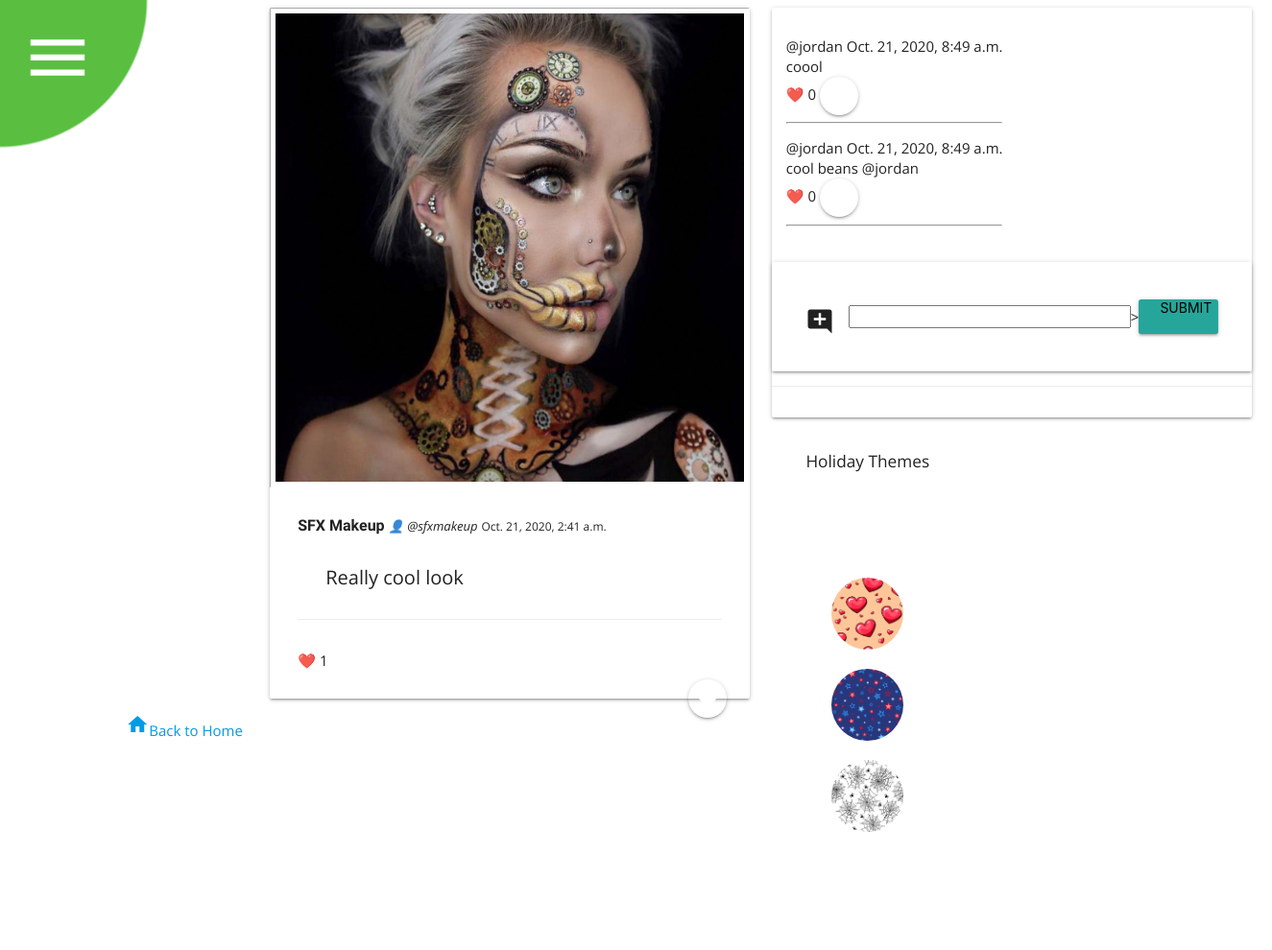
Screenshot of /post/5/ (signed in) with the database file from the repository.
### post/models.py (models this page shows, shortened)
class Post(models.Model):
    photo = models.ImageField(upload_to="image")
    caption = models.CharField(max_length=250)
    date = models.DateTimeField(default=timezone.now)
    location = models.CharField(max_length=100, null=True, blank=True)
    likes = models.IntegerField(default=0)
    author = models.ForeignKey(InstaUser, on_delete=models.CASCADE)

class Comment(models.Model):
    post = models.ForeignKey(Post, on_delete=models.CASCADE)
    creator = models.ForeignKey(InstaUser, on_delete=models.CASCADE)
    text = models.TextField()
    date = models.DateTimeField(default=timezone.now)
    likes = models.IntegerField(default=0)
    dislikes = models.IntegerField(default=0)

### instauser/models.py (models this page shows)
class InstaUser(AbstractUser):
    display_name = models.CharField(max_length=40, unique=False)
    bio = models.CharField(max_length=100, blank=True, null=True)
    followers = models.ManyToManyField("self", symmetrical=False, blank=True, default='self')
    profile_pic = models.ImageField(upload_to='image', default='/media/image/default.jpg')
    email = models.EmailField(blank=True, null=True)
    REQUIRED_FIELDS = ['display_name']
    def __str__(self):
        return f"@{self.username}"

### post/views.py (the view, shortened to what this page needs)
# urls.py: path('post/<int:postid>/', PostDetailView, name='post_details'),
@login_required
def PostDetailView(request, postid):
    form = CommentForm
    comments = Comment.objects.filter(post=postid)
    post = Post.objects.get(pk=postid)
    return render(request, 'details.html', {'post':post, 'form':form, 'comments':comments})

### templates/details.html (shortened to what this page needs)
<html lang="en" id="htmltag" class="theme-vanilla">
{% include './partials/head.html' %}
<body id="body">
    <div >
        {% include './blobmenu.html' %}
    </div>
    <div id="details-background">
        <div class="row">
            <div class="col s12 m6">
                <div id="left" class="card">
                    <div class="card-image">
                        <img class="card-image postpic" src="{{ post.photo.url }}" alt="photo">
                    </div>
                    <div class="card-content">
                        <p class="display_name">{{ post.author.display_name }}</p>
                        <p class="username">👤 @{{ post.author.username }}</p>
                        <p class="date">{{ post.date }}</p>
                        <div class="card-content">
                            <p class="caption">{{ post.caption }}</p>
                        </div>
                        <div class="card-action"></div>
                        <p class="post-likes">❤️ {{ post.likes }}</p>
                        <a class="btn-floating halfway-fab waves-effect waves-light red" href="/post/{{ post.id }}/like/">
                            <i class="material-icons">favorite</i></a>
                        </div>
                    </div>
                    <span> <a href="/"><i class="material-icons">home</i>Back to Home</a></span>
                </div>
            </div>
            <div class="row">
                <div class="col s6">
                    <div id="right" class="card">
                        <div id="comments">
                            {% include "./partials/comment.html" %}
                        </div>
                        <form class="card-panel" action="" method="post">
                            <div class="input-field col s12 valign-wrapper">
                                <i class="material-icons prefix">add_comment</i>
                                <input type={{form.text}}>
                                <input class="btn-block waves-effect waves-light btn" type="submit" value="Submit">
                            </div>
                    </form>
                    <div class="card-action">
                    </div>
                </div>
                <div id="theme-container">
            <h6>Holiday Themes</h6>
            <button id="vanilla-button" class="theme-button" onclick="setTheme('theme-vanilla')"></button>
            <button id="feb-button" class="theme-button bg-2" onclick="setTheme('theme-valentinesDay')"></button>
            <button id="jul-button" class="theme-button bg-7" onclick="setTheme('theme-fourthOfJuly')"></button>
            <button id="oct-button" class="theme-button bg-10" onclick="setTheme('theme-halloween')"></button>
            <button id="dec-button" class="theme-button bg-12" onclick="setTheme('theme-christmas')"></button>
        </div>
            </div>
        </div>
    </div>
</body>
</html>

### templates/partials/comment.html (shortened to what this page needs)
<div class="comments">
        <ul>
            {% for comment in comments %}
                {% if comment.tweet.id == tweet.id %}
                    <li class="comment">
                        <p >{{comment.creator}} {{ comment.date }}</p><br>
                        <p >{{comment.text}}</p><br>
                        <p class="">❤️ {{ comment.likes }}</p>
                        <a class="btn-floating waves-effect waves-light red" href="/post/{{ post.id }}/{{ comment.id }}/like/">
                            <i class="material-icons">favorite</i></a>
                    <hr>
                    </li>
                {% endif %}
                {% empty %}
                    <li>No comments yet.</li>
            {% endfor %}
        </ul>
    </div>

### static/css/blob.css (style rules this page uses)
* { box-sizing: border-box; }
:root { --speed: 0.85; --primary: white; --size: 30; --ease: cubic-bezier(0.175, 0.885, 0.32, 1.275); }
body { background: #fafafa; font-family: 'Open Sans', sans-serif; min-height: 100vh; overflow-x: hidden; padding: 0; }

### static/css/style.css (style rules this page uses)
body { display: grid; grid-template-columns: 120px 50vw 50vw; font-family: 'Open Sans', sans-serif; line-height: 1.4; background-image: var(--bg); background-color: var(--color-primary); }
#body { background-image: var(--bg); background-color: var(--color-primary); font-family: 'Open Sans', sans-serif; line-height: 1.4; }
.btn-floating { background-color: var(--color-dark) !important; }
.postpic { max-width: 50vw; max-height: 50vw; border: 1px inset white; display: flex; image-rendering: crisp-edges; shape-image-threshold: auto; width: minmax(300px, 600px); }
.postpic { width: 500px; height: 500px; padding:5px; }
.caption { font-size: 20px; margin-left: 5px; color: var(--color-primary); }
.username { display:inline; color: var(--color-light); text-decoration: none; font-style: italic; font-size: small; align-self: flex-start; }
.display_name { display:inline; font-size:medium; font-weight: bold; text-decoration: none; align-self: flex-start; font-family: 'Sansita Swashed', cursive; color: var(--color-light); }
.date { font-size: 12px; display: inline; color: var(--color-mute); }
#details-background { display: flex; align-items: stretch; justify-content: left; align-content:space-around; }
.comments { display: flex; grid-column: 2; background-color: var(--color-light); }
#right { display: flex; width: 500px; flex-direction: column; background-color: var(--color-secondary); }
#left { display: flex; margin-left: 150px; flex-direction: column; background-color: var(--color-dark); }
.post-likes { display: inline; flex-direction: row; }
.card { width:500px; background-color: var(--color-secondary); color: var(--color-dark) !important; }
.card-content { margin: 5px; background-color: var(--color-secondary); }
#list-users img, p { display: inline; flex-direction: column; }
.theme-button { width: 75px; height: 75px; padding: 10px 20px; display: flex; flex-direction: row; font-size:small; margin:10px; border-radius: 100px; background-color: var(--color-light); border: 1px solid var(--color-primary); }
.bg-2 { background-image: url('/static/images/feb-theme-button.jpg'); background-size: contain; }
.bg-7 { background-image: url('/static/images/jul-theme-button.jpg'); background-size: contain; }
.bg-10 { background-image: url('/static/images/oct-theme-button.jpg'); background-size: contain; }
.bg-12 { background-image: url('/static/images/dec-theme-button.png'); background-size: contain; }
#theme-container { background-color: var(--color-primary); border: 2px solid var(--color-light); padding: 10px; width: 200px; display: grid; place-items: center; }
#theme-container h6 { color: var(--color-light) }
li.comment { margin: 15px; }

### rows the page displays
Post: photo (picture), author.display_name "SFX Makeup", author.username "sfxmakeup", date "Oct. 21, 2020, 2:41 a.m.", caption "Really cool look", likes "1"
Comment: creator "@jordan", date "Oct. 21, 2020, 8:49 a.m.", text "coool", likes "0"
Comment: creator "@jordan", date "Oct. 21, 2020, 8:49 a.m.", text "cool beans @jordan", likes "0"
